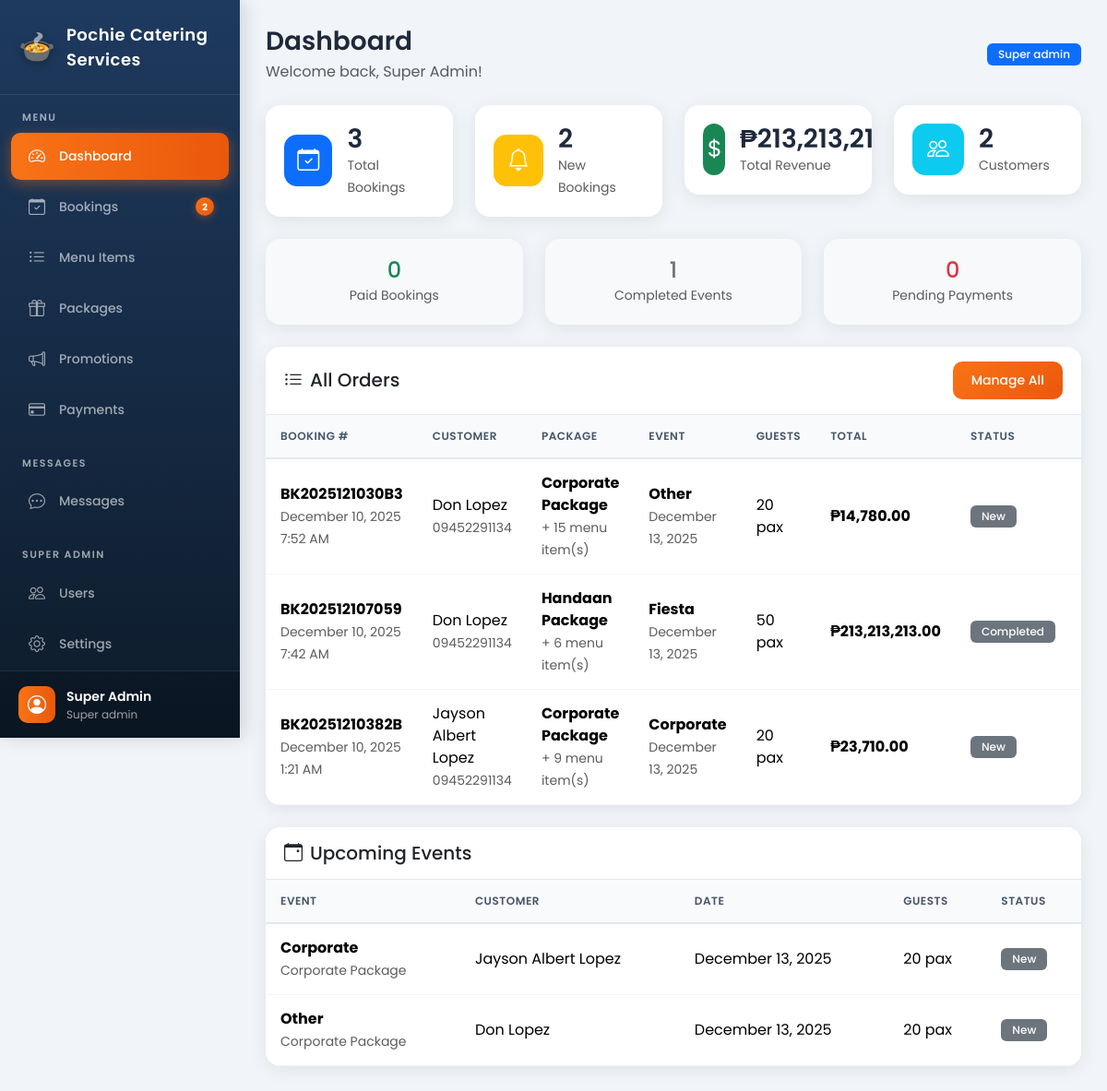
Page /admin/dashboard.php (signed in) on the committed database.
### tables this page shows
CREATE TABLE `bookings` (
  `id` int(11) NOT NULL,
  `booking_number` varchar(20) NOT NULL,
  `customer_id` int(11) DEFAULT NULL,
  `package_id` int(11) DEFAULT NULL,
  `event_type` varchar(100) DEFAULT NULL,
  `event_date` date NOT NULL,
  `event_time` time DEFAULT NULL,
  `venue_address` text NOT NULL,
  `number_of_guests` int(11) NOT NULL,
  `special_requests` text DEFAULT NULL,
  `total_amount` decimal(12,2) DEFAULT NULL,
  `status` enum('new','pending','negotiating','approved','paid','preparing','completed','cancelled') DEFAULT 'new',
  `payment_status` enum('unpaid','partial','paid') DEFAULT 'unpaid',
  `payment_method` varchar(50) DEFAULT NULL,
  `assigned_staff_id` int(11) DEFAULT NULL,
  `notes` text DEFAULT NULL,
  `created_at` timestamp NOT NULL DEFAULT current_timestamp(),
  `updated_at` timestamp NOT NULL DEFAULT current_timestamp() ON UPDATE current_timestamp()
);

CREATE TABLE `users` (
  `id` int(11) NOT NULL,
  `email` varchar(100) NOT NULL,
  `password` varchar(255) NOT NULL,
  `first_name` varchar(50) NOT NULL,
  `last_name` varchar(50) NOT NULL,
  `phone` varchar(20) DEFAULT NULL,
  `address` text DEFAULT NULL,
  `role` enum('customer','staff','admin','super_admin') DEFAULT 'customer',
  `profile_image` varchar(255) DEFAULT NULL,
  `is_active` tinyint(1) DEFAULT 1,
  `created_at` timestamp NOT NULL DEFAULT current_timestamp(),
  `updated_at` timestamp NOT NULL DEFAULT current_timestamp() ON UPDATE current_timestamp(),
  `email_verified` tinyint(1) DEFAULT 0
);

CREATE TABLE `packages` (
  `id` int(11) NOT NULL,
  `name` varchar(100) NOT NULL,
  `description` text DEFAULT NULL,
  `base_price` decimal(10,2) NOT NULL,
  `min_pax` int(11) DEFAULT 50,
  `max_pax` int(11) DEFAULT 500,
  `image` varchar(255) DEFAULT NULL,
  `inclusions` text DEFAULT NULL,
  `is_active` tinyint(1) DEFAULT 1,
  `created_at` timestamp NOT NULL DEFAULT current_timestamp()
);

### admin/dashboard.php (the view, shortened to what this page needs)
<?php
require_once '../config/functions.php';
$totalBookings = $conn->query("SELECT COUNT(*) as count FROM bookings")->fetch_assoc()['count'];
$newBookings = $conn->query("SELECT COUNT(*) as count FROM bookings WHERE status = 'new'")->fetch_assoc()['count'];
$totalRevenue = $conn->query("SELECT SUM(total_amount) as total FROM bookings WHERE status = 'completed' OR payment_status = 'paid'")->fetch_assoc()['total'] ?? 0;
$totalCustomers = $conn->query("SELECT COUNT(*) as count FROM users WHERE role = 'customer'")->fetch_assoc()['count'];
$pendingPayments = $conn->query("SELECT COUNT(*) as count FROM payments WHERE status = 'pending'")->fetch_assoc()['count'];
$paidBookings = $conn->query("SELECT COUNT(*) as count FROM bookings WHERE payment_status = 'paid'")->fetch_assoc()['count'];
$completedBookings = $conn->query("SELECT COUNT(*) as count FROM bookings WHERE status = 'completed'")->fetch_assoc()['count'];
$allBookings = $conn->query("SELECT b.*, u.first_name, u.last_name, u.phone, p.name as package_name
                             FROM bookings b
                             LEFT JOIN users u ON b.customer_id = u.id
                             LEFT JOIN packages p ON b.package_id = p.id
                             ORDER BY b.created_at DESC");
$upcomingEvents = $conn->query("SELECT b.*, u.first_name, u.last_name, p.name as package_name
                                FROM bookings b
                                LEFT JOIN users u ON b.customer_id = u.id
                                LEFT JOIN packages p ON b.package_id = p.id
                                WHERE b.event_date >= CURDATE() AND b.status NOT IN ('cancelled', 'completed')
                                ORDER BY b.event_date ASC LIMIT 5");
?>
<!DOCTYPE html>
<html lang="en">
<head>
    <link href="https://cdn.jsdelivr.net/npm/bootstrap@5.3.2/dist/css/bootstrap.min.css" rel="stylesheet">
    <link href="https://cdn.jsdelivr.net/npm/bootstrap-icons@1.11.1/font/bootstrap-icons.css" rel="stylesheet">
</head>
<body>
    <?php include 'includes/sidebar.php'; ?>
    <div class="main-content">
        <div class="d-flex justify-content-between align-items-center mb-4">
            <div>
                <h3 class="mb-1">Dashboard</h3>
                <p class="text-muted mb-0">Welcome back, <?= htmlspecialchars($_SESSION['user_name']) ?>!</p>
            </div>
            <div>
                <span class="badge bg-primary"><?= ucfirst(str_replace('_', ' ', getUserRole())) ?></span>
            </div>
        </div>
        <div class="row g-4 mb-4">
            <div class="col-md-6 col-lg-3">
                <div class="card stat-card">
                    <div class="card-body d-flex align-items-center">
                        <div class="stat-icon bg-primary text-white me-3">
                            <i class="bi bi-calendar-check"></i>
                        </div>
                        <div>
                            <h3 class="mb-0"><?= $totalBookings ?></h3>
                            <small class="text-muted">Total Bookings</small>
                        </div>
                    </div>
                </div>
            </div>
            <div class="col-md-6 col-lg-3">
                <div class="card stat-card">
                    <div class="card-body d-flex align-items-center">
                        <div class="stat-icon bg-warning text-white me-3">
                            <i class="bi bi-bell"></i>
                        </div>
                        <div>
                            <h3 class="mb-0"><?= $newBookings ?></h3>
                            <small class="text-muted">New Bookings</small>
                        </div>
                    </div>
                </div>
            </div>
            <div class="col-md-6 col-lg-3">
                <div class="card stat-card">
                    <div class="card-body d-flex align-items-center">
                        <div class="stat-icon bg-success text-white me-3">
                            <i class="bi bi-currency-dollar"></i>
                        </div>
                        <div>
                            <h3 class="mb-0"><?= formatPrice($totalRevenue) ?></h3>
                            <small class="text-muted">Total Revenue</small>
                        </div>
                    </div>
                </div>
            </div>
            <div class="col-md-6 col-lg-3">
                <div class="card stat-card">
                    <div class="card-body d-flex align-items-center">
                        <div class="stat-icon bg-info text-white me-3">
                            <i class="bi bi-people"></i>
                        </div>
                        <div>
                            <h3 class="mb-0"><?= $totalCustomers ?></h3>
                            <small class="text-muted">Customers</small>
                        </div>
                    </div>
                </div>
            </div>
        </div>
        <div class="row g-4 mb-4">
            <div class="col-md-4">
                <div class="card stat-card bg-light">
                    <div class="card-body text-center">
                        <h4 class="text-success mb-0"><?= $paidBookings ?></h4>
                        <small class="text-muted">Paid Bookings</small>
                    </div>
                </div>
            </div>
            <div class="col-md-4">
                <div class="card stat-card bg-light">
                    <div class="card-body text-center">
                        <h4 class="text-secondary mb-0"><?= $completedBookings ?></h4>
                        <small class="text-muted">Completed Events</small>
                    </div>
                </div>
            </div>
            <div class="col-md-4">
                <div class="card stat-card bg-light">
                    <div class="card-body text-center">
                        <h4 class="text-danger mb-0"><?= $pendingPayments ?></h4>
                        <small class="text-muted">Pending Payments</small>
                    </div>
                </div>
            </div>
        </div>
        <div class="card mb-4">
            <div class="card-header d-flex justify-content-between align-items-center">
                <h5 class="mb-0"><i class="bi bi-list-ul me-2"></i>All Orders</h5>
                <a href="<?= adminUrl('bookings.php') ?>" class="btn btn-sm btn-primary">Manage All</a>
            </div>
            <div class="card-body p-0">
                <div class="table-responsive">
                    <table class="table table-hover mb-0">
                        <thead class="table-light">
                            <tr>
                                <th>Booking #</th>
                                <th>Customer</th>
                                <th>Package</th>
                                <th>Event</th>
                                <th>Guests</th>
                                <th>Total</th>
                                <th>Status</th>
                                <th>Payment</th>
                            </tr>
                        </thead>
                        <tbody>
                            <?php if ($allBookings && $allBookings->num_rows > 0): ?>
                            <?php while($b = $allBookings->fetch_assoc()):
                                $menuItems = $conn->query("SELECT mi.name, bmi.quantity FROM booking_menu_items bmi
                                                          LEFT JOIN menu_items mi ON bmi.menu_item_id = mi.id
                                                          WHERE bmi.booking_id = " . $b['id']);
                                $menuList = [];
                                while($mi = $menuItems->fetch_assoc()) {
                                    $menuList[] = $mi['name'] . ' x' . $mi['quantity'];
                                }
                            ?>
                            <tr>
                                <td>
                                    <strong><?= $b['booking_number'] ?></strong><br>
                                    <small class="text-muted"><?= formatDateTime($b['created_at']) ?></small>
                                </td>
                                <td>
                                    <?= htmlspecialchars($b['first_name'] . ' ' . $b['last_name']) ?><br>
                                    <small class="text-muted"><?= $b['phone'] ?></small>
                                </td>
                                <td>
                                    <strong><?= htmlspecialchars($b['package_name'] ?? 'N/A') ?></strong>
                                    <?php if (!empty($menuList)): ?>
                                    <br><small class="text-muted" title="<?= implode(', ', $menuList) ?>">
                                        + <?= count($menuList) ?> menu item(s)
                                    </small>
                                    <?php endif; ?>
                                </td>
                                <td>
                                    <strong><?= htmlspecialchars($b['event_type']) ?></strong><br>
                                    <small class="text-muted"><?= formatDate($b['event_date']) ?></small>
                                </td>
                                <td><?= $b['number_of_guests'] ?> pax</td>
                                <td><strong><?= formatPrice($b['total_amount']) ?></strong></td>
                                <td><?= getStatusBadge($b['status']) ?></td>
                                <td><?= getPaymentBadge($b['payment_status']) ?></td>
                            </tr>
                            <?php endwhile; ?>
                            <?php else: ?>
                            <tr><td colspan="9" class="text-center text-muted py-4">No bookings yet</td></tr>
                            <?php endif; ?>
                        </tbody>
                    </table>
                </div>
            </div>
        </div>
        <div class="card">
            <div class="card-header">
                <h5 class="mb-0"><i class="bi bi-calendar-event me-2"></i>Upcoming Events</h5>
            </div>
            <div class="card-body p-0">
                <div class="table-responsive">
                    <table class="table table-hover mb-0">
                        <thead class="table-light">
                            <tr>
                                <th>Event</th>
                                <th>Customer</th>
                                <th>Date</th>
                                <th>Guests</th>
                                <th>Status</th>
                            </tr>
                        </thead>
                        <tbody>
                            <?php if ($upcomingEvents && $upcomingEvents->num_rows > 0): ?>
                            <?php while($e = $upcomingEvents->fetch_assoc()): ?>
                            <tr>
                                <td>
                                    <strong><?= htmlspecialchars($e['event_type']) ?></strong><br>
                                    <small class="text-muted"><?= $e['package_name'] ?></small>
                                </td>
                                <td><?= $e['first_name'] . ' ' . $e['last_name'] ?></td>
                                <td><?= formatDate($e['event_date']) ?></td>
                                <td><?= $e['number_of_guests'] ?> pax</td>
                                <td><?= getStatusBadge($e['status']) ?></td>
                            </tr>
                            <?php endwhile; ?>
                            <?php else: ?>
                            <tr><td colspan="5" class="text-center text-muted py-4">No upcoming events</td></tr>
                            <?php endif; ?>
                        </tbody>
                    </table>
                </div>
            </div>
        </div>
    </div>
</body>
</html>

### config/functions.php (shortened to what this page needs)
<?php
function adminUrl($path) {
    return BASE_URL . '/admin/' . ltrim($path, '/');
}
function getUserRole() {
    return $_SESSION['user_role'] ?? null;
}
function formatPrice($price) {
    return '₱' . number_format($price, 2);
}
function formatDate($date) {
    return date('F j, Y', strtotime($date));
}
function formatDateTime($datetime) {
    return date('F j, Y g:i A', strtotime($datetime));
}
function getStatusBadge($status) {
    $badges = [
        'new' => '<span class="badge bg-info">New</span>',
        'pending' => '<span class="badge bg-warning">Pending</span>',
        'negotiating' => '<span class="badge bg-primary">Negotiating</span>',
        'approved' => '<span class="badge bg-success">Approved</span>',
        'paid' => '<span class="badge bg-success">Paid</span>',
        'preparing' => '<span class="badge bg-info">Preparing</span>',
        'completed' => '<span class="badge bg-secondary">Completed</span>',
        'cancelled' => '<span class="badge bg-danger">Cancelled</span>'
    ];
    return $badges[$status] ?? '<span class="badge bg-secondary">' . ucfirst($status) . '</span>';
}
function getAdminNotificationCounts($conn) {
    $userId = $_SESSION['user_id'] ?? 0;
    $unreadMessages = $conn->query("
        SELECT COUNT(*) as count FROM chat_messages
        WHERE sender_id != $userId AND is_read = 0
    ")->fetch_assoc()['count'] ?? 0;
    $newBookings = $conn->query("
        SELECT COUNT(*) as count FROM bookings WHERE status = 'new'
    ")->fetch_assoc()['count'] ?? 0;
    $pendingPayments = $conn->query("
        SELECT COUNT(*) as count FROM payments WHERE status = 'pending'
    ")->fetch_assoc()['count'] ?? 0;
    return [
        'messages' => $unreadMessages,
        'new_bookings' => $newBookings,
        'pending_payments' => $pendingPayments,
        'total' => $unreadMessages + $newBookings + $pendingPayments
    ];
}
?>

### rows in the picture
bookings: booking_number "BK2025121030B3", created_at "December 10, 2025 7:52 AM", customer.last_name "Don Lopez", customer.phone "09452291134", package.name "Corporate Package", count($menuList) "15", event_type "Other", event_date "December 13, 2025", number_of_guests "20", total_amount "₱14,780.00", status "New", customer.first_name "Don", customer.last_name "Lopez"
bookings: booking_number "BK202512107059", created_at "December 10, 2025 7:42 AM", customer.last_name "Don Lopez", customer.phone "09452291134", package.name "Handaan Package", count($menuList) "6", event_type "Fiesta", event_date "December 13, 2025", number_of_guests "50", total_amount "₱213,213,213.00", status "Completed"
bookings: booking_number "BK20251210382B", created_at "December 10, 2025 1:21 AM", customer.last_name "Jayson Albert Lopez", customer.phone "09452291134", package.name "Corporate Package", count($menuList) "9", event_type "Corporate", event_date "December 13, 2025", number_of_guests "20", total_amount "₱23,710.00", status "New", customer.first_name "Jayson Albert", customer.last_name "Lopez"

### other values in the picture
$sidebarSiteName "Pochie Catering Services"
$adminNotifs['new_bookings'] "2"
$_SESSION['user_name'] "Super Admin"
str_replace('_', ' ', getUserRole()) "Super admin"
$totalBookings "3"
$newBookings "2"
$totalCustomers "2"
$paidBookings "0"
$completedBookings "1"
$pendingPayments "0"
